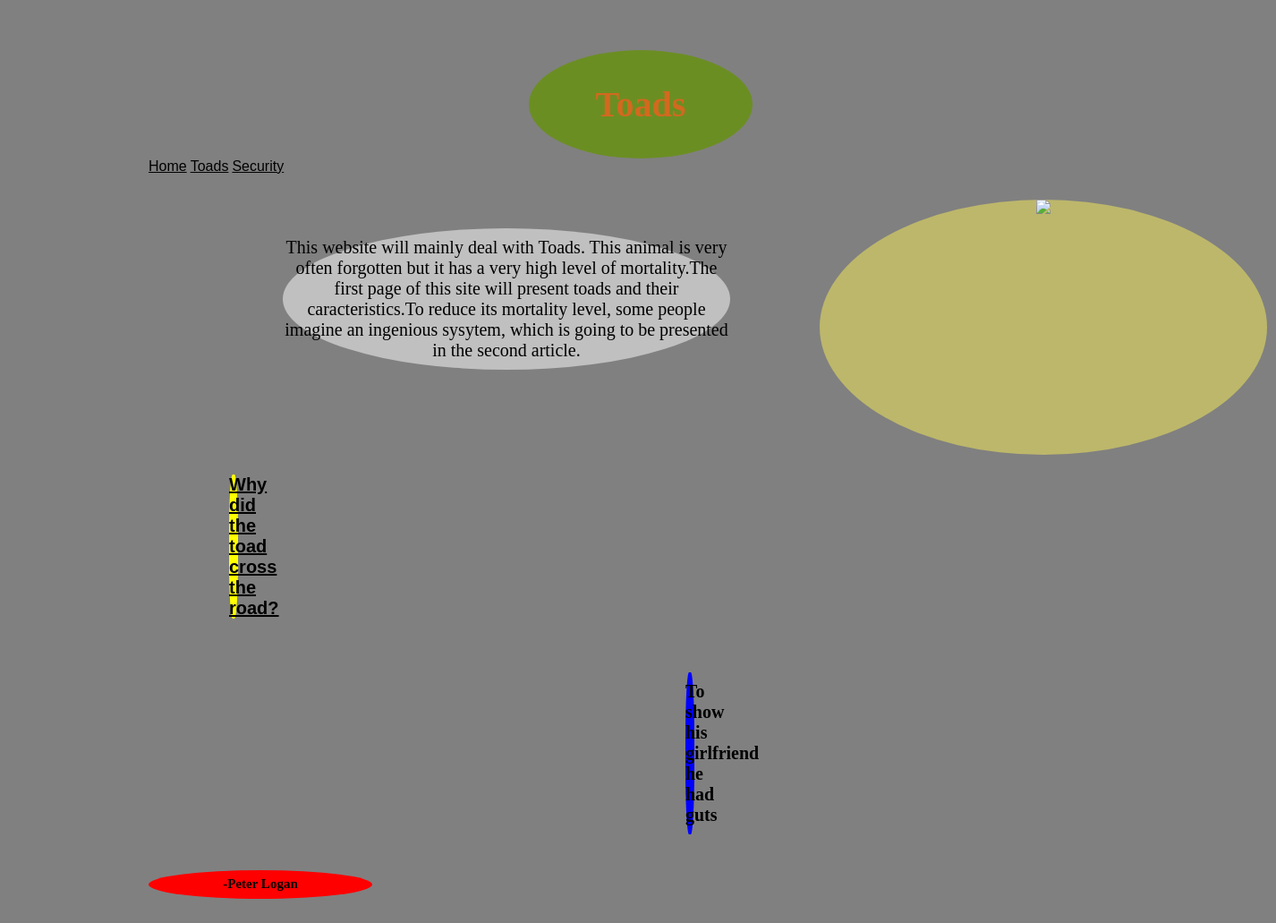
The page / on the database its author committed.
### page/models.py (models this page shows, shortened)
class Page(models.Model):
	name = models.CharField(max_length=500)
	pub_date = models.DateTimeField('date published')
	header = models.CharField(max_length=500)
	nav1 = models.CharField(max_length=500)
	nav2 = models.CharField(max_length=500)
	nav3 = models.CharField(max_length=500)
	image = models.ImageField(blank=False, upload_to='media/')
	section = models.CharField(max_length=5000)
	footer1 = models.CharField(max_length=500)
	footer2 = models.CharField(max_length=500)
	footer3 = models.CharField(max_length=500)

### page/views.py (the view)
# urls.py: url(r'^$', views.index, name='index'),
def index(request):
  p = Page.objects.get(pk = 1)
  template = loader.get_template('page/homepage.html')
  context = Context({
    'page': p,
  })
  return HttpResponse(template.render(context))

### page/templates/page/homepage.html (shortened to what this page needs)
<html>
 <head>
 <div class="h1">
	<h1>{{page.header}}</h1>
 </div>
 </head>
<div class="nav">
		<nav>
			<a href="">{{page.nav1}}</a>
			<a href="/Toads/1">{{page.nav2}}</a>
			<a href="/Mortality/2">{{page.nav3}}</a>
		</nav>
</div>
 <body>
	<div class="main">
	{{page.section}}
	</div>
	<div class="imageToad"><img src="http://acoeuretacris.a.c.pic.centerblog.net/o/96592392.jpg">
	</div>
</body>
 <footer>
  <h5>
	<div class="jkquestion"><a href="/Why/3">{{page.footer1}}</a></div>
 <div class="jkawnser">{{page.footer2}}</div>
 <div class="jkfrom">{{page.footer3}}</div>
  </h5>
 </footer>
</html>

### page/templates/page/homepage.html (style rules this page uses)
div.h1 { color:Chocolate; text-align:center; margin:auto; width:250px; background:OliveDrab; padding:0.5em 0; font-size: 20px; border-radius:80%; }
div.jkquestion { color:black; text-align:center; margin-left:90px; width:10px; background:Yellow; padding:0em 0; font-size: 20px; border-radius:40%; }
div.jkawnser { color:Black; text-align:center; margin-left:600px; width:10px; background:Blue; margin-bottom:2em; margin-top:3em; padding:0.5em 0; font-size: 20px; border-radius:40%; }
div.jkfrom { color:Black; text-align:center; margin-left:0px; width:250px; background:Red; margin-bottom:3em; padding:0.5em 0; font-size: 15px; border-radius:80%; }
a { color:Black; font-family:Arial; }
body { text-align:left; width:1100px; margin-left: 150px; background: grey; margin-bottom:3em; margin-top:3em; margin-right:3em; padding:0.5em 1em; border-radius:80%; }
div.main { color:Black; text-align:center; margin-left:150px; width:500px; background:Silver; margin-bottom:3em; margin-top:3em; padding:0.5em 0; font-size: 20px; border-radius:50%; }
div.imageToad { margin-left:750px; height:285px; text-align:center; background:DarkKhaki; width:500px; margin-top:-250px; font-size: 40px; border-radius:50%; }

### rows shown on the page
Page: nav1 "Home", nav2 "Toads", nav3 "Security", section "This website will mainly deal with Toads. This animal is very often forgotten but it has a very high level of mortality.The first page of this site will present toads and their caracteristics.To reduce its mortality level, some people imagine an ingenious sysytem, which is going to be presented in the second article.", footer1 "Why did the toad cross the road?", footer2 "To show his girlfriend he had guts", footer3 "-Peter Logan"
